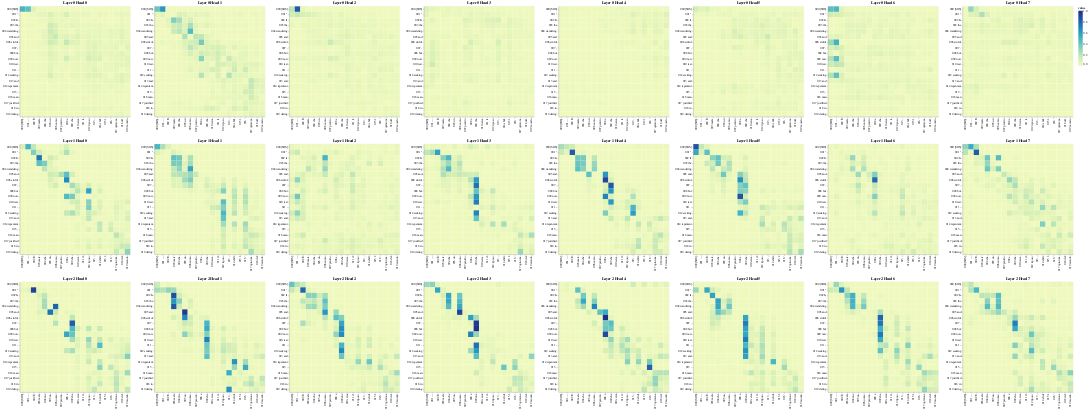

Notebook code cell kept with this figure:
### Code cell
get_all_attention_maps("encoder-decoder", layers, heads, encoder_input_tokens, decoder_input_tokens, min(20, sentence_len))

### Figure 1 — Vega-Lite specification as saved in the notebook (floating-point values rounded to 4 significant figures; data arrays with more than 128 entries replaced by an {"elided": "..."} marker saying what was removed)
{"config": {"view": {"continuousWidth": 300, "continuousHeight": 300}}, "vconcat": [{"hconcat": [{"data": {"name": "data-69a1965f0b30f12a1c08b944df255d7a"}, "mark": {"type": "rect"}, "encoding": {"color": {"field": "value", "type": "quantitative"}, "tooltip": [{"field": "row", "type": "quantitative"}, {"field": "column", "type": "quantitative"}, {"field": "value", "type": "quantitative"}, {"field": "row_token", "type": "nominal"}, {"field": "col_token", "type": "nominal"}], "x": {"axis": {"title": ""}, "field": "col_token", "type": "nominal"}, "y": {"axis": {"title": ""}, "field": "row_token", "type": "nominal"}}, "height": 400, "name": "view_49", "title": "Layer 0 Head 0", "width": 400}, {"data": {"name": "data-68aecbdf3f4b07d9d43346b40e171053"}, "mark": {"type": "rect"}, "encoding": {"color": {"field": "value", "type": "quantitative"}, "tooltip": [{"field": "row", "type": "quantitative"}, {"field": "column", "type": "quantitative"}, {"field": "value", "type": "quantitative"}, {"field": "row_token", "type": "nominal"}, {"field": "col_token", "type": "nominal"}], "x": {"axis": {"title": ""}, "field": "col_token", "type": "nominal"}, "y": {"axis": {"title": ""}, "field": "row_token", "type": "nominal"}}, "height": 400, "name": "view_50", "title": "Layer 0 Head 1", "width": 400}, {"data": {"name": "data-d7fff4659130fa42e771d2883ca81dea"}, "mark": {"type": "rect"}, "encoding": {"color": {"field": "value", "type": "quantitative"}, "tooltip": [{"field": "row", "type": "quantitative"}, {"field": "column", "type": "quantitative"}, {"field": "value", "type": "quantitative"}, {"field": "row_token", "type": "nominal"}, {"field": "col_token", "type": "nominal"}], "x": {"axis": {"title": ""}, "field": "col_token", "type": "nominal"}, "y": {"axis": {"title": ""}, "field": "row_token", "type": "nominal"}}, "height": 400, "name": "view_51", "title": "Layer 0 Head 2", "width": 400}, {"data": {"name": "data-697f43ba043f7a1d884003da478225a2"}, "mark": {"type": "rect"}, "encoding": {"color": {"field": "value", "type": "quantitative"}, "tooltip": [{"field": "row", "type": "quantitative"}, {"field": "column", "type": "quantitative"}, {"field": "value", "type": "quantitative"}, {"field": "row_token", "type": "nominal"}, {"field": "col_token", "type": "nominal"}], "x": {"axis": {"title": ""}, "field": "col_token", "type": "nominal"}, "y": {"axis": {"title": ""}, "field": "row_token", "type": "nominal"}}, "height": 400, "name": "view_52", "title": "Layer 0 Head 3", "width": 400}, {"data": {"name": "data-743c23782a020ae7ce7126a2be3a3dca"}, "mark": {"type": "rect"}, "encoding": {"color": {"field": "value", "type": "quantitative"}, "tooltip": [{"field": "row", "type": "quantitative"}, {"field": "column", "type": "quantitative"}, {"field": "value", "type": "quantitative"}, {"field": "row_token", "type": "nominal"}, {"field": "col_token", "type": "nominal"}], "x": {"axis": {"title": ""}, "field": "col_token", "type": "nominal"}, "y": {"axis": {"title": ""}, "field": "row_token", "type": "nominal"}}, "height": 400, "name": "view_53", "title": "Layer 0 Head 4", "width": 400}, {"data": {"name": "data-71fb6ca04f61c2b178498ac43c431bf9"}, "mark": {"type": "rect"}, "encoding": {"color": {"field": "value", "type": "quantitative"}, "tooltip": [{"field": "row", "type": "quantitative"}, {"field": "column", "type": "quantitative"}, {"field": "value", "type": "quantitative"}, {"field": "row_token", "type": "nominal"}, {"field": "col_token", "type": "nominal"}], "x": {"axis": {"title": ""}, "field": "col_token", "type": "nominal"}, "y": {"axis": {"title": ""}, "field": "row_token", "type": "nominal"}}, "height": 400, "name": "view_54", "title": "Layer 0 Head 5", "width": 400}, {"data": {"name": "data-c475f55c209a1646d6bb19bf7ad8415f"}, "mark": {"type": "rect"}, "encoding": {"color": {"field": "value", "type": "quantitative"}, "tooltip": [{"field": "row", "type": "quantitative"}, {"field": "column", "type": "quantitative"}, {"field": "value", "type": "quantitative"}, {"field": "row_token", "type": "nominal"}, {"field": "col_token", "type": "nominal"}], "x": {"axis": {"title": ""}, "field": "col_token", "type": "nominal"}, "y": {"axis": {"title": ""}, "field": "row_token", "type": "nominal"}}, "height": 400, "name": "view_55", "title": "Layer 0 Head 6", "width": 400}, {"data": {"name": "data-d15be4f8e1ac7ee98aad4c0f2c0921e3"}, "mark": {"type": "rect"}, "encoding": {"color": {"field": "value", "type": "quantitative"}, "tooltip": [{"field": "row", "type": "quantitative"}, {"field": "column", "type": "quantitative"}, {"field": "value", "type": "quantitative"}, {"field": "row_token", "type": "nominal"}, {"field": "col_token", "type": "nominal"}], "x": {"axis": {"title": ""}, "field": "col_token", "type": "nominal"}, "y": {"axis": {"title": ""}, "field": "row_token", "type": "nominal"}}, "height": 400, "name": "view_56", "title": "Layer 0 Head 7", "width": 400}]}, {"hconcat": [{"data": {"name": "data-d6996eb188f24474f188eee25a7de363"}, "mark": {"type": "rect"}, "encoding": {"color": {"field": "value", "type": "quantitative"}, "tooltip": [{"field": "row", "type": "quantitative"}, {"field": "column", "type": "quantitative"}, {"field": "value", "type": "quantitative"}, {"field": "row_token", "type": "nominal"}, {"field": "col_token", "type": "nominal"}], "x": {"axis": {"title": ""}, "field": "col_token", "type": "nominal"}, "y": {"axis": {"title": ""}, "field": "row_token", "type": "nominal"}}, "height": 400, "name": "view_57", "title": "Layer 1 Head 0", "width": 400}, {"data": {"name": "data-db7376c61145844971e77a48fb3e6738"}, "mark": {"type": "rect"}, "encoding": {"color": {"field": "value", "type": "quantitative"}, "tooltip": [{"field": "row", "type": "quantitative"}, {"field": "column", "type": "quantitative"}, {"field": "value", "type": "quantitative"}, {"field": "row_token", "type": "nominal"}, {"field": "col_token", "type": "nominal"}], "x": {"axis": {"title": ""}, "field": "col_token", "type": "nominal"}, "y": {"axis": {"title": ""}, "field": "row_token", "type": "nominal"}}, "height": 400, "name": "view_58", "title": "Layer 1 Head 1", "width": 400}, {"data": {"name": "data-e0e5307f626c1811689d1ffa90d2c9b5"}, "mark": {"type": "rect"}, "encoding": {"color": {"field": "value", "type": "quantitative"}, "tooltip": [{"field": "row", "type": "quantitative"}, {"field": "column", "type": "quantitative"}, {"field": "value", "type": "quantitative"}, {"field": "row_token", "type": "nominal"}, {"field": "col_token", "type": "nominal"}], "x": {"axis": {"title": ""}, "field": "col_token", "type": "nominal"}, "y": {"axis": {"title": ""}, "field": "row_token", "type": "nominal"}}, "height": 400, "name": "view_59", "title": "Layer 1 Head 2", "width": 400}, {"data": {"name": "data-8032e799c8ecaaf9de4979b35547c62f"}, "mark": {"type": "rect"}, "encoding": {"color": {"field": "value", "type": "quantitative"}, "tooltip": [{"field": "row", "type": "quantitative"}, {"field": "column", "type": "quantitative"}, {"field": "value", "type": "quantitative"}, {"field": "row_token", "type": "nominal"}, {"field": "col_token", "type": "nominal"}], "x": {"axis": {"title": ""}, "field": "col_token", "type": "nominal"}, "y": {"axis": {"title": ""}, "field": "row_token", "type": "nominal"}}, "height": 400, "name": "view_60", "title": "Layer 1 Head 3", "width": 400}, {"data": {"name": "data-0d99f6b9a79fac55939b0f391e2e3b14"}, "mark": {"type": "rect"}, "encoding": {"color": {"field": "value", "type": "quantitative"}, "tooltip": [{"field": "row", "type": "quantitative"}, {"field": "column", "type": "quantitative"}, {"field": "value", "type": "quantitative"}, {"field": "row_token", "type": "nominal"}, {"field": "col_token", "type": "nominal"}], "x": {"axis": {"title": ""}, "field": "col_token", "type": "nominal"}, "y": {"axis": {"title": ""}, "field": "row_token", "type": "nominal"}}, "height": 400, "name": "view_61", "title": "Layer 1 Head 4", "width": 400}, {"data": {"name": "data-99928ad0ceeaa154a7c41c39fd8b4a7e"}, "mark": {"type": "rect"}, "encoding": {"color": {"field": "value", "type": "quantitative"}, "tooltip": [{"field": "row", "type": "quantitative"}, {"field": "column", "type": "quantitative"}, {"field": "value", "type": "quantitative"}, {"field": "row_token", "type": "nominal"}, {"field": "col_token", "type": "nominal"}], "x": {"axis": {"title": ""}, "field": "col_token", "type": "nominal"}, "y": {"axis": {"title": ""}, "field": "row_token", "type": "nominal"}}, "height": 400, "name": "view_62", "title": "Layer 1 Head 5", "width": 400}, {"data": {"name": "data-169417b75302c0a3419ceafda3c025f3"}, "mark": {"type": "rect"}, "encoding": {"color": {"field": "value", "type": "quantitative"}, "tooltip": [{"field": "row", "type": "quantitative"}, {"field": "column", "type": "quantitative"}, {"field": "value", "type": "quantitative"}, {"field": "row_token", "type": "nominal"}, {"field": "col_token", "type": "nominal"}], "x": {"axis": {"title": ""}, "field": "col_token", "type": "nominal"}, "y": {"axis": {"title": ""}, "field": "row_token", "type": "nominal"}}, "height": 400, "name": "view_63", "title": "Layer 1 Head 6", "width": 400}, {"data": {"name": "data-5b36a5bf324645906d67c1cb0a247c1a"}, "mark": {"type": "rect"}, "encoding": {"color": {"field": "value", "type": "quantitative"}, "tooltip": [{"field": "row", "type": "quantitative"}, {"field": "column", "type": "quantitative"}, {"field": "value", "type": "quantitative"}, {"field": "row_token", "type": "nominal"}, {"field": "col_token", "type": "nominal"}], "x": {"axis": {"title": ""}, "field": "col_token", "type": "nominal"}, "y": {"axis": {"title": ""}, "field": "row_token", "type": "nominal"}}, "height": 400, "name": "view_64", "title": "Layer 1 Head 7", "width": 400}]}, {"hconcat": [{"data": {"name": "data-c0c3e7892abb935ccc4e7f714c56d95a"}, "mark": {"type": "rect"}, "encoding": {"color": {"field": "value", "type": "quantitative"}, "tooltip": [{"field": "row", "type": "quantitative"}, {"field": "column", "type": "quantitative"}, {"field": "value", "type": "quantitative"}, {"field": "row_token", "type": "nominal"}, {"field": "col_token", "type": "nominal"}], "x": {"axis": {"title": ""}, "field": "col_token", "type": "nominal"}, "y": {"axis": {"title": ""}, "field": "row_token", "type": "nominal"}}, "height": 400, "name": "view_65", "title": "Layer 2 Head 0", "width": 400}, {"data": {"name": "data-d1bc5c694e409644ffd5a473841c8eb0"}, "mark": {"type": "rect"}, "encoding": {"color": {"field": "value", "type": "quantitative"}, "tooltip": [{"field": "row", "type": "quantitative"}, {"field": "column", "type": "quantitative"}, {"field": "value", "type": "quantitative"}, {"field": "row_token", "type": "nominal"}, {"field": "col_token", "type": "nominal"}], "x": {"axis": {"title": ""}, "field": "col_token", "type": "nominal"}, "y": {"axis": {"title": ""}, "field": "row_token", "type": "nominal"}}, "height": 400, "name": "view_66", "title": "Layer 2 Head 1", "width": 400}, {"data": {"name": "data-752c52ba4a595de5b8c575b2050f98ea"}, "mark": {"type": "rect"}, "encoding": {"color": {"field": "value", "type": "quantitative"}, "tooltip": [{"field": "row", "type": "quantitative"}, {"field": "column", "type": "quantitative"}, {"field": "value", "type": "quantitative"}, {"field": "row_token", "type": "nominal"}, {"field": "col_token", "type": "nominal"}], "x": {"axis": {"title": ""}, "field": "col_token", "type": "nominal"}, "y": {"axis": {"title": ""}, "field": "row_token", "type": "nominal"}}, "height": 400, "name": "view_67", "title": "Layer 2 Head 2", "width": 400}, {"data": {"name": "data-c735aee4712d35335e871af8f05fe2ea"}, "mark": {"type": "rect"}, "encoding": {"color": {"field": "value", "type": "quantitative"}, "tooltip": [{"field": "row", "type": "quantitative"}, {"field": "column", "type": "quantitative"}, {"field": "value", "type": "quantitative"}, {"field": "row_token", "type": "nominal"}, {"field": "col_token", "type": "nominal"}], "x": {"axis": {"title": ""}, "field": "col_token", "type": "nominal"}, "y": {"axis": {"title": ""}, "field": "row_token", "type": "nominal"}}, "height": 400, "name": "view_68", "title": "Layer 2 Head 3", "width": 400}, {"data": {"name": "data-d6fbfa994c52708ce2ea3cf7050d3873"}, "mark": {"type": "rect"}, "encoding": {"color": {"field": "value", "type": "quantitative"}, "tooltip": [{"field": "row", "type": "quantitative"}, {"field": "column", "type": "quantitative"}, {"field": "value", "type": "quantitative"}, {"field": "row_token", "type": "nominal"}, {"field": "col_token", "type": "nominal"}], "x": {"axis": {"title": ""}, "field": "col_token", "type": "nominal"}, "y": {"axis": {"title": ""}, "field": "row_token", "type": "nominal"}}, "height": 400, "name": "view_69", "title": "Layer 2 Head 4", "width": 400}, {"data": {"name": "data-6e5462dd289c0c6a5dae8cb33dfc5643"}, "mark": {"type": "rect"}, "encoding": {"color": {"field": "value", "type": "quantitative"}, "tooltip": [{"field": "row", "type": "quantitative"}, {"field": "column", "type": "quantitative"}, {"field": "value", "type": "quantitative"}, {"field": "row_token", "type": "nominal"}, {"field": "col_token", "type": "nominal"}], "x": {"axis": {"title": ""}, "field": "col_token", "type": "nominal"}, "y": {"axis": {"title": ""}, "field": "row_token", "type": "nominal"}}, "height": 400, "name": "view_70", "title": "Layer 2 Head 5", "width": 400}, {"data": {"name": "data-2cac333e0b6e3c5b0844f5aef6505773"}, "mark": {"type": "rect"}, "encoding": {"color": {"field": "value", "type": "quantitative"}, "tooltip": [{"field": "row", "type": "quantitative"}, {"field": "column", "type": "quantitative"}, {"field": "value", "type": "quantitative"}, {"field": "row_token", "type": "nominal"}, {"field": "col_token", "type": "nominal"}], "x": {"axis": {"title": ""}, "field": "col_token", "type": "nominal"}, "y": {"axis": {"title": ""}, "field": "row_token", "type": "nominal"}}, "height": 400, "name": "view_71", "title": "Layer 2 Head 6", "width": 400}, {"data": {"name": "data-5d18b6bbaaae832e4aa1710d369b5c77"}, "mark": {"type": "rect"}, "encoding": {"color": {"field": "value", "type": "quantitative"}, "tooltip": [{"field": "row", "type": "quantitative"}, {"field": "column", "type": "quantitative"}, {"field": "value", "type": "quantitative"}, {"field": "row_token", "type": "nominal"}, {"field": "col_token", "type": "nominal"}], "x": {"axis": {"title": ""}, "field": "col_token", "type": "nominal"}, "y": {"axis": {"title": ""}, "field": "row_token", "type": "nominal"}}, "height": 400, "name": "view_72", "title": "Layer 2 Head 7", "width": 400}]}], "params": [{"name": "param_49", "select": {"type": "interval", "encodings": ["x", "y"]}, "bind": "scales", "views": ["view_49"]}, {"name": "param_50", "select": {"type": "interval", "encodings": ["x", "y"]}, "bind": "scales", "views": ["view_50"]}, {"name": "param_51", "select": {"type": "interval", "encodings": ["x", "y"]}, "bind": "scales", "views": ["view_51"]}, {"name": "param_52", "select": {"type": "interval", "encodings": ["x", "y"]}, "bind": "scales", "views": ["view_52"]}, {"name": "param_53", "select": {"type": "interval", "encodings": ["x", "y"]}, "bind": "scales", "views": ["view_53"]}, {"name": "param_54", "select": {"type": "interval", "encodings": ["x", "y"]}, "bind": "scales", "views": ["view_54"]}, {"name": "param_55", "select": {"type": "interval", "encodings": ["x", "y"]}, "bind": "scales", "views": ["view_55"]}, {"name": "param_56", "select": {"type": "interval", "encodings": ["x", "y"]}, "bind": "scales", "views": ["view_56"]}, {"name": "param_57", "select": {"type": "interval", "encodings": ["x", "y"]}, "bind": "scales", "views": ["view_57"]}, {"name": "param_58", "select": {"type": "interval", "encodings": ["x", "y"]}, "bind": "scales", "views": ["view_58"]}, {"name": "param_59", "select": {"type": "interval", "encodings": ["x", "y"]}, "bind": "scales", "views": ["view_59"]}, {"name": "param_60", "select": {"type": "interval", "encodings": ["x", "y"]}, "bind": "scales", "views": ["view_60"]}, {"name": "param_61", "select": {"type": "interval", "encodings": ["x", "y"]}, "bind": "scales", "views": ["view_61"]}, {"name": "param_62", "select": {"type": "interval", "encodings": ["x", "y"]}, "bind": "scales", "views": ["view_62"]}, {"name": "param_63", "select": {"type": "interval", "encodings": ["x", "y"]}, "bind": "scales", "views": ["view_63"]}, {"name": "param_64", "select": {"type": "interval", "encodings": ["x", "y"]}, "bind": "scales", "views": ["view_64"]}, {"name": "param_65", "select": {"type": "interval", "encodings": ["x", "y"]}, "bind": "scales", "views": ["view_65"]}, {"name": "param_66", "select": {"type": "interval", "encodings": ["x", "y"]}, "bind": "scales", "views": ["view_66"]}, {"name": "param_67", "select": {"type": "interval", "encodings": ["x", "y"]}, "bind": "scales", "views": ["view_67"]}, {"name": "param_68", "select": {"type": "interval", "encodings": ["x", "y"]}, "bind": "scales", "views": ["view_68"]}, {"name": "param_69", "select": {"type": "interval", "encodings": ["x", "y"]}, "bind": "scales", "views": ["view_69"]}, {"name": "param_70", "select": {"type": "interval", "encodings": ["x", "y"]}, "bind": "scales", "views": ["view_70"]}, {"name": "param_71", "select": {"type": "interval", "encodings": ["x", "y"]}, "bind": "scales", "views": ["view_71"]}, {"name": "param_72", "select": {"type": "interval", "encodings": ["x", "y"]}, "bind": "scales", "views": ["view_72"]}], "$schema": "https://vega.github.io/schema/vega-lite/v5.20.1.json", "datasets": {"data-69a1965f0b30f12a1c08b944df255d7a": {"elided": "400 records"}, "data-68aecbdf3f4b07d9d43346b40e171053": {"elided": "400 records"}, "data-d7fff4659130fa42e771d2883ca81dea": {"elided": "400 records"}, "data-697f43ba043f7a1d884003da478225a2": {"elided": "400 records"}, "data-743c23782a020ae7ce7126a2be3a3dca": {"elided": "400 records"}, "data-71fb6ca04f61c2b178498ac43c431bf9": {"elided": "400 records"}, "data-c475f55c209a1646d6bb19bf7ad8415f": {"elided": "400 records"}, "data-d15be4f8e1ac7ee98aad4c0f2c0921e3": {"elided": "400 records"}, "data-d6996eb188f24474f188eee25a7de363": {"elided": "400 records"}, "data-db7376c61145844971e77a48fb3e6738": {"elided": "400 records"}, "data-e0e5307f626c1811689d1ffa90d2c9b5": {"elided": "400 records"}, "data-8032e799c8ecaaf9de4979b35547c62f": {"elided": "400 records"}, "data-0d99f6b9a79fac55939b0f391e2e3b14": {"elided": "400 records"}, "data-99928ad0ceeaa154a7c41c39fd8b4a7e": {"elided": "400 records"}, "data-169417b75302c0a3419ceafda3c025f3": {"elided": "400 records"}, "data-5b36a5bf324645906d67c1cb0a247c1a": {"elided": "400 records"}, "data-c0c3e7892abb935ccc4e7f714c56d95a": {"elided": "400 records"}, "data-d1bc5c694e409644ffd5a473841c8eb0": {"elided": "400 records"}, "data-752c52ba4a595de5b8c575b2050f98ea": {"elided": "400 records"}, "data-c735aee4712d35335e871af8f05fe2ea": {"elided": "400 records"}, "data-d6fbfa994c52708ce2ea3cf7050d3873": {"elided": "400 records"}, "data-6e5462dd289c0c6a5dae8cb33dfc5643": {"elided": "400 records"}, "data-2cac333e0b6e3c5b0844f5aef6505773": {"elided": "400 records"}, "data-5d18b6bbaaae832e4aa1710d369b5c77": {"elided": "400 records"}}}
